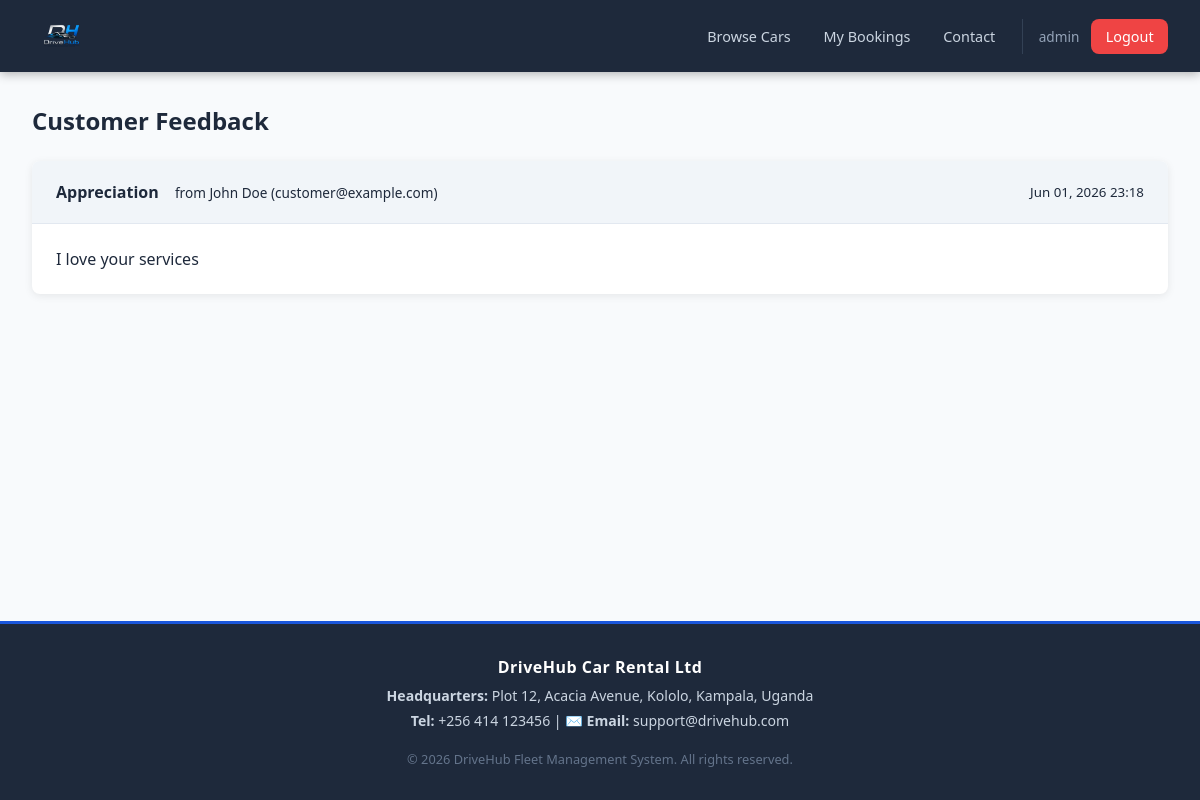
Screenshot of /admin-panel/feedback/ (signed in) with the database file from the repository.
### rental/models.py (models this page shows, shortened)
class Feedback(models.Model):
    name = models.CharField(max_length=100)
    email = models.EmailField()
    subject = models.CharField(max_length=200)
    message = models.TextField()
    created_at = models.DateTimeField(auto_now_add=True)
    is_read = models.BooleanField(default=False)

### rental/views.py (the view)
# urls.py: path('admin-panel/feedback/', views.admin_feedback, name='admin_feedback'),
@admin_required
def admin_feedback(request):
    feedbacks = Feedback.objects.order_by('-created_at')
    Feedback.objects.filter(is_read=False).update(is_read=True)
    return render(request, 'rental/admin_feedback.html', {'feedbacks': feedbacks})

### rental/views.py (called while the page is built)
def admin_required(view_func):
    @wraps(view_func)
    @login_required
    def wrapper(request, *args, **kwargs):
        is_admin_user = False
        if request.user.is_superuser or request.user.is_staff:
            is_admin_user = True
        if not is_admin_user:
            try:
                if request.user.profile.is_admin():
                    is_admin_user = True
            except UserProfile.DoesNotExist:
                pass
        if is_admin_user:
            return view_func(request, *args, **kwargs)
        messages.error(request, "Access denied. Admin privileges required.")
        return redirect('home')
    return wrapper

### rental/templates/rental/admin_feedback.html (shortened to what this page needs)
{% extends 'rental/base.html' %}
{% block content %}
<h1 style="font-size:1.5rem;margin-bottom:1.5rem;">Customer Feedback</h1>
{% if feedbacks %}
<div style="display:flex;flex-direction:column;gap:1rem;">
    {% for fb in feedbacks %}
    <div class="card">
        <div class="card-header">
            <div>
                <strong>{{ fb.subject }}</strong>
                <span class="text-muted" style="font-size:.85rem;margin-left:.75rem;">from {{ fb.name }} ({{ fb.email }})</span>
            </div>
            <small class="text-muted">{{ fb.created_at|date:"M d, Y H:i" }}</small>
        </div>
        <div class="card-body">{{ fb.message }}</div>
    </div>
    {% endfor %}
</div>
{% else %}
<div class="card"><div class="card-body text-center" style="padding:3rem;"><div style="font-size:3rem;">💬</div><p class="text-muted mt-1">No feedback submissions yet.</p></div></div>
{% endif %}
{% endblock %}

### rental/templates/rental/base.html (shortened to what this page needs)
{% load static %}
<!DOCTYPE html>
<html lang="en">
<head>
</head>
<body>
<nav>
    <a href="{% url 'home' %}" class="nav-brand">
        <img src="{% static 'rental/DHLogo.png' %}" alt="DriveHub Logo" style="height:40px; width:auto; object-fit:contain; display:block;">
    </a>
    <div class="nav-links">
        {% if user.is_authenticated %}
            {% if user.profile.role == 'admin' %}
                <a href="{% url 'admin_dashboard' %}">Dashboard</a>
                <a href="{% url 'admin_bookings' %}">Bookings</a>
                <a href="{% url 'admin_cars' %}">Fleet</a>
                <a href="{% url 'admin_feedback' %}">Feedback</a>
            {% else %}
                <a href="{% url 'car_list' %}">Browse Cars</a>
                <a href="{% url 'booking_history' %}">My Bookings</a>
                <a href="{% url 'contact' %}">Contact</a>
            {% endif %}
            <span class="nav-user">{{ user.first_name|default:user.username }}</span>
            <a href="{% url 'logout' %}" class="btn-danger btn-nav">Logout</a>
        {% else %}
            <a href="{% url 'home' %}">Home</a>
            <a href="{% url 'contact' %}">Contact</a>
            <a href="{% url 'login' %}" class="btn-nav">Login</a>
            <a href="{% url 'register' %}" class="btn-nav" style="background:var(--success)">Register</a>
        {% endif %}
    </div>
</nav>
<main>
    {% block content %}{% endblock %}
</main>
<footer>
    <p class="footer-title">DriveHub Car Rental Ltd</p>
    <p class="footer-meta"><strong>Headquarters:</strong> Plot 12, Acacia Avenue, Kololo, Kampala, Uganda</p>
    <p class="footer-meta"><strong>Tel:</strong> +256 414 123456 | ✉️ <strong>Email:</strong> support@drivehub.com</p>
    <p class="footer-copyright">&copy; {% now "Y" %} DriveHub Fleet Management System. All rights reserved.</p>
</footer>
</body>
</html>

### rental/templates/rental/base.html (style rules this page uses)
*, *::before, *::after { box-sizing: border-box; margin: 0; padding: 0; }
:root { --primary: #1a56db; --primary-dark: #1e40af; --secondary: #f59e0b; --success: #10b981; --danger: #ef4444; --warning: #f59e0b; --info: #3b82f6; --dark: #1e293b; --gray: #64748b; --light: #f8fafc; --border: #e2e8f0; --shadow: 0 2px 8px rgba(0,0,0,.08); --radius: 8px; }
body { font-family: 'Segoe UI', system-ui, sans-serif; background: var(--light); color: var(--dark); min-height: 100vh; display: flex; flex-direction: column; }
nav { background: var(--dark); padding: 0.5rem 2rem; display: flex; align-items: center; justify-content: space-between; position: sticky; top: 0; z-index: 100; box-shadow: 0 2px 10px rgba(0,0,0,.3); }
.nav-brand { display: flex; align-items: center; text-decoration: none; padding: 0.5rem 0; }
.nav-brand img { height: 45px; width: auto; object-fit: contain; }
.nav-links { display: flex; align-items: center; gap: .25rem; }
.nav-links a { color: #cbd5e1; text-decoration: none; padding: .5rem .9rem; border-radius: var(--radius); font-size: .9rem; transition: all .2s; }
.nav-links .btn-nav { background: var(--primary); color: white !important; }
.nav-links .btn-danger { background: var(--danger); }
.nav-user { color: #94a3b8; font-size: .85rem; padding: .5rem; border-left: 1px solid #334155; margin-left: .5rem; padding-left: 1rem; }
main { flex: 1; padding: 2rem; max-width: 1200px; margin: 0 auto; width: 100%; }
footer { background: var(--dark); color: #94a3b8; text-align: center; padding: 2rem 1rem; font-size: .85rem; margin-top: auto; border-top: 3px solid var(--primary); }
.footer-title { font-weight: 700; color: white; margin-bottom: 0.5rem; font-size: 1rem; letter-spacing: 0.5px; }
.footer-meta { font-size: 0.88rem; margin: 0.35rem 0; color: #cbd5e1; }
.footer-copyright { font-size: 0.8rem; margin-top: 1.25rem; color: #64748b; }
.card { background: white; border-radius: var(--radius); box-shadow: var(--shadow); overflow: hidden; }
.card-header { padding: 1.25rem 1.5rem; border-bottom: 1px solid var(--border); background: #f1f5f9; display: flex; align-items: center; justify-content: space-between; }
.card-body { padding: 1.5rem; }
.btn-danger { background: var(--danger); color: white; }

### rows the page displays
Feedback: subject "Appreciation", name "John Doe", email "customer@example.com", created_at "Jun 01, 2026 23:18", message "I love your services"

### other values shown
{{ user.first_name|default:user.username }} "admin"
